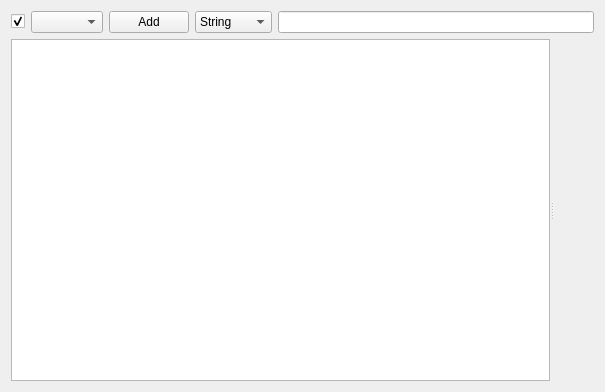
<?xml version="1.0" encoding="UTF-8"?>
<ui version="4.0">
 <class>TabContents</class>
 <widget class="QWidget" name="TabContents">
  <property name="geometry">
   <rect>
    <x>0</x>
    <y>0</y>
    <width>605</width>
    <height>392</height>
   </rect>
  </property>
  <property name="windowTitle">
   <string>Form</string>
  </property>
  <layout class="QVBoxLayout" name="verticalLayout">
   <item>
    <layout class="QHBoxLayout" name="SearchStuff_">
     <item>
      <widget class="QCheckBox" name="SimpleSearch_">
       <property name="text">
        <string/>
       </property>
       <property name="checked">
        <bool>true</bool>
       </property>
      </widget>
     </item>
     <item>
      <widget class="QComboBox" name="LeastCategory_">
       <property name="contextMenuPolicy">
        <enum>Qt::ActionsContextMenu</enum>
       </property>
       <property name="insertPolicy">
        <enum>QComboBox::InsertAlphabetically</enum>
       </property>
       <property name="sizeAdjustPolicy">
        <enum>QComboBox::AdjustToContents</enum>
       </property>
      </widget>
     </item>
     <item>
      <widget class="QPushButton" name="Add_">
       <property name="text">
        <string>Add</string>
       </property>
      </widget>
     </item>
     <item>
      <widget class="QComboBox" name="Type_">
       <item>
        <property name="text">
         <string>String</string>
        </property>
       </item>
       <item>
        <property name="text">
         <string>Wildcard</string>
        </property>
       </item>
       <item>
        <property name="text">
         <string>Regexp</string>
        </property>
       </item>
       <item>
        <property name="text">
         <string>Tags</string>
        </property>
       </item>
      </widget>
     </item>
     <item>
      <widget class="QLineEdit" name="FilterLine_"/>
     </item>
    </layout>
   </item>
   <item>
    <widget class="QSplitter" name="MainSplitter_">
     <property name="sizePolicy">
      <sizepolicy hsizetype="Expanding" vsizetype="Expanding">
       <horstretch>0</horstretch>
       <verstretch>0</verstretch>
      </sizepolicy>
     </property>
     <property name="orientation">
      <enum>Qt::Horizontal</enum>
     </property>
     <widget class="QTreeView" name="PluginsTasksTree_">
      <property name="minimumSize">
       <size>
        <width>450</width>
        <height>0</height>
       </size>
      </property>
      <property name="contextMenuPolicy">
       <enum>Qt::CustomContextMenu</enum>
      </property>
      <property name="selectionMode">
       <enum>QAbstractItemView::ContiguousSelection</enum>
      </property>
      <property name="rootIsDecorated">
       <bool>false</bool>
      </property>
      <property name="itemsExpandable">
       <bool>false</bool>
      </property>
      <property name="expandsOnDoubleClick">
       <bool>false</bool>
      </property>
     </widget>
     <widget class="QDockWidget" name="ControlsDockWidget_">
      <property name="sizePolicy">
       <sizepolicy hsizetype="Minimum" vsizetype="Preferred">
        <horstretch>0</horstretch>
        <verstretch>0</verstretch>
       </sizepolicy>
      </property>
      <property name="floating">
       <bool>false</bool>
      </property>
      <property name="features">
       <set>QDockWidget::DockWidgetVerticalTitleBar</set>
      </property>
      <property name="allowedAreas">
       <set>Qt::RightDockWidgetArea</set>
      </property>
      <widget class="QWidget" name="dockWidgetContents_3">
       <property name="sizePolicy">
        <sizepolicy hsizetype="Minimum" vsizetype="Preferred">
         <horstretch>0</horstretch>
         <verstretch>0</verstretch>
        </sizepolicy>
       </property>
      </widget>
     </widget>
    </widget>
   </item>
  </layout>
 </widget>
 <resources/>
 <connections>
  <connection>
   <sender>SimpleSearch_</sender>
   <signal>toggled(bool)</signal>
   <receiver>LeastCategory_</receiver>
   <slot>setEnabled(bool)</slot>
   <hints>
    <hint type="sourcelabel">
     <x>35</x>
     <y>28</y>
    </hint>
    <hint type="destinationlabel">
     <x>120</x>
     <y>28</y>
    </hint>
   </hints>
  </connection>
  <connection>
   <sender>SimpleSearch_</sender>
   <signal>toggled(bool)</signal>
   <receiver>Add_</receiver>
   <slot>setEnabled(bool)</slot>
   <hints>
    <hint type="sourcelabel">
     <x>38</x>
     <y>28</y>
    </hint>
    <hint type="destinationlabel">
     <x>204</x>
     <y>28</y>
    </hint>
   </hints>
  </connection>
  <connection>
   <sender>SimpleSearch_</sender>
   <signal>toggled(bool)</signal>
   <receiver>Type_</receiver>
   <slot>setEnabled(bool)</slot>
   <hints>
    <hint type="sourcelabel">
     <x>34</x>
     <y>28</y>
    </hint>
    <hint type="destinationlabel">
     <x>296</x>
     <y>28</y>
    </hint>
   </hints>
  </connection>
 </connections>
</ui>
